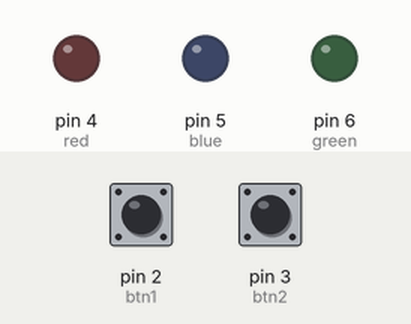
Recording of a sketch running on a simulated Arduino Uno, built with avr-gcc and run on an emulated ATmega328P. Shown: output pins drawn as LEDs (lit = HIGH). The test bench sets the inputs (shaded band); at power-on: pin 2 (btn1) LOW, pin 3 (btn2) LOW.

Above: at 1.2 s.
1.3 s: pin 2 (btn1) pulled HIGH for 0.15 s
At 1.37 s:
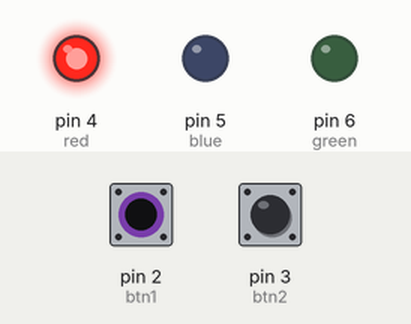
2.9 s: pin 3 (btn2) pulled HIGH for 0.15 s
At 2.97 s:
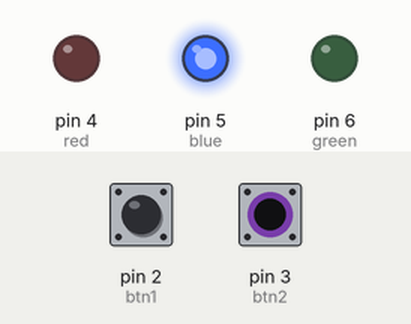
4.5 s: pin 3 (btn2) pulled HIGH for 3.2 s
At 8.0 s:
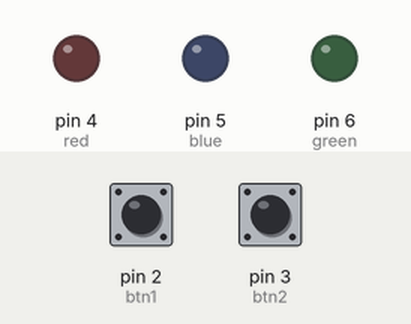
9.2 s: pin 2 (btn1) pulled HIGH for 3.2 s
At 10.3 s:
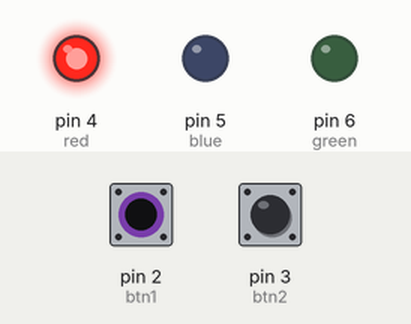
13.9 s: pin 2 (btn1) driven HIGH and pin 3 (btn2) driven HIGH
At 15.1 s:
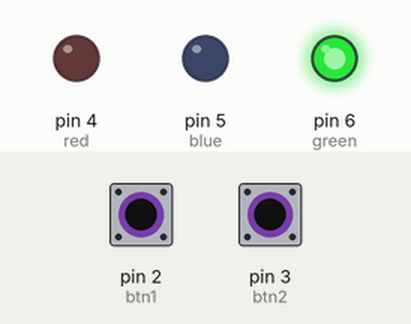
15.4 s: pin 2 (btn1) driven LOW
At 16.2 s:
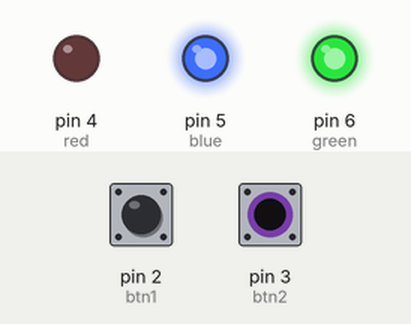
Timing chart, 0 to 17.9 s (numbered marks = the images above; inputs shaded):
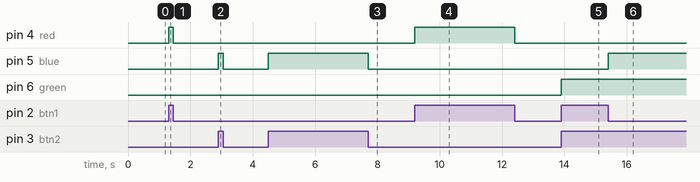

Measured:
- after the input at 1.3 s, pin 4 (red): LOW → HIGH at once, → LOW 0.15 s later
- after the input at 2.9 s, pin 5 (blue): LOW → HIGH at once, → LOW 0.15 s later
- after the input at 4.5 s, pin 5 (blue): LOW → HIGH at once, → LOW 3.2 s later
- after the input at 9.2 s, pin 4 (red): LOW → HIGH at once, → LOW 3.2 s later
- after the input at 13.9 s, pin 6 (green): LOW → HIGH at once
- after the input at 15.4 s, pin 5 (blue): LOW → HIGH at once

The sketch:

Lec_Control_Button.ino
```cpp
//btn1:red btn2:blue btn1+btn2:green no btn: no led
int btn1 = 2;
int btn2 = 3;
int red = 4;
int blue = 5;
int green = 6;

void setup() {
  pinMode(btn1, INPUT);
  pinMode(btn2, INPUT);
  pinMode(red, OUTPUT);
  pinMode(blue, OUTPUT);
  pinMode(green, OUTPUT);
}

void loop() {
  int b1 = digitalRead(btn1);
  int b2 = digitalRead(btn2);
  if(b1 == 1 && b2 == 0)
  {
    digitalWrite(red, 1);
  }
  else if (b1 == 0 && b2 == 1)
  {
    digitalWrite(blue, 1);
  }
  else if (b1 == 1 && b2 == 1)
  {
    digitalWrite(red, 0);
    digitalWrite(blue, 0);
    digitalWrite(green, 1);
  }
  else
  {
    digitalWrite(red, 0);
    digitalWrite(blue, 0);
    digitalWrite(green, 0);
  }
}
```
